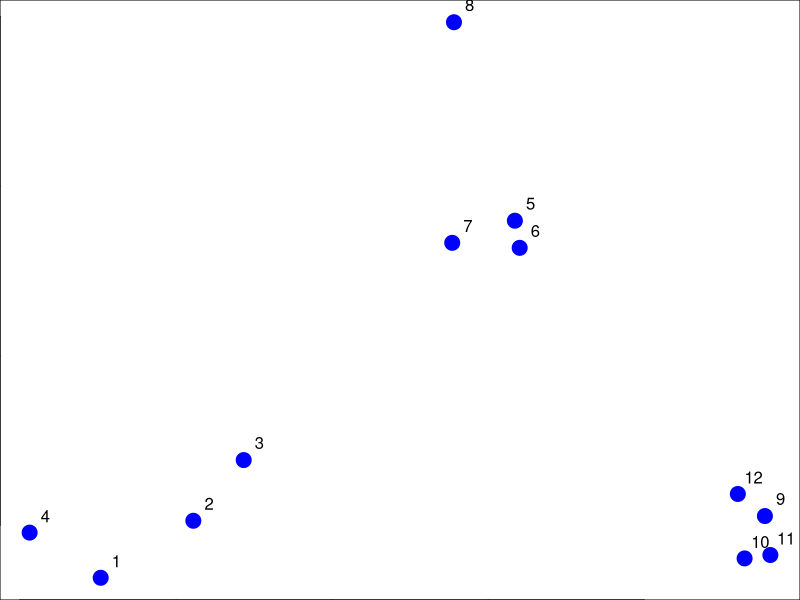
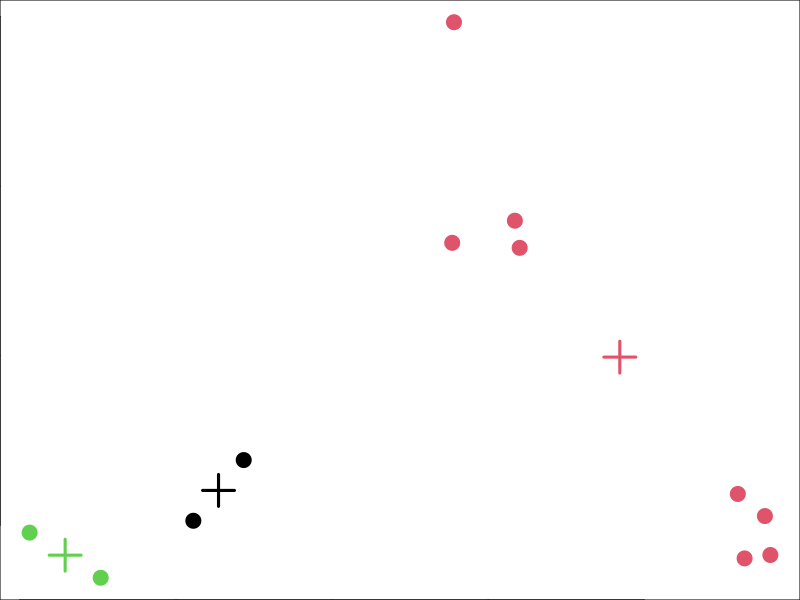
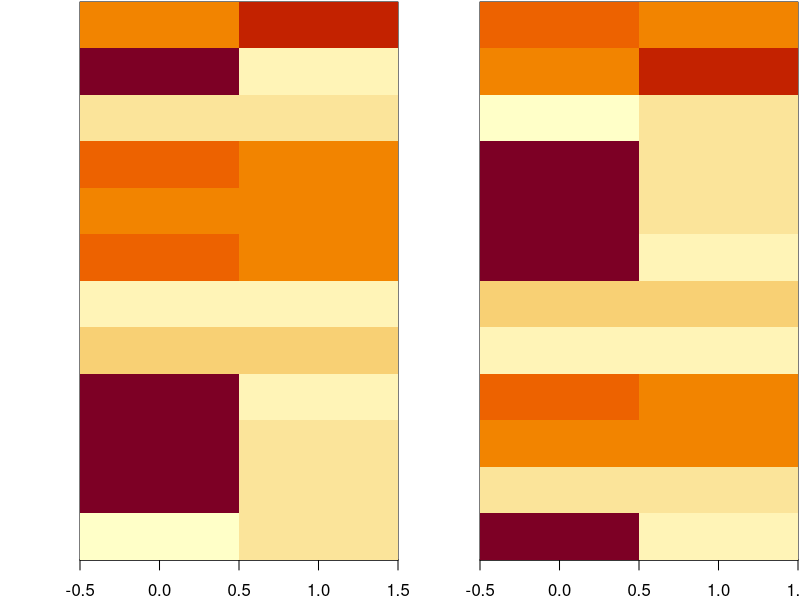

These charts were generated, in order, by the following R code:
## ---- chunk 1
knitr::opts_chunk$set(echo = TRUE)

dir <- "/Users/andrew/Course4Week3"
setwd(dir)
## ---- chunk 2
set.seed(1234)
par(mar=c(0,0,0,0))
x <- rnorm(12, mean=rep(1:3, each=4), sd=0.2)
y <- rnorm(12, mean=rep(c(1,2,1), each=4), sd=0.2)
plot(x,y, col="blue", pch=19, cex=2)
text(x+0.05, y+0.05, labels=as.character(1:12))
## ---- chunk 3
dataFrame <- data.frame(x,y)
kmeansObj <- kmeans(dataFrame, centers = 3) #centers is number of clusters
names(kmeansObj)
kmeansObj$cluster
## ---- chunk 4
kmeansObj$centers

par(mar=rep(0,2,4))
plot(x,y, col=kmeansObj$cluster, pch = 19, cex =2) #plotting the clustered points, note that col = cluster
points(kmeansObj$centers,col=1:3,pch=3,cex =3, lwd=3) #plotting the three centroids
## ---- chunk 5
par(mfrow = c(1,2), mar = c(2, 4, .1, .1))
dataMatrix <- as.matrix(dataFrame)[sample(1:12),]
image(t(dataMatrix)[,nrow(dataMatrix):1], yaxt = "n")
image(t(dataMatrix)[,order(kmeansObj$cluster)], yaxt = "n")
